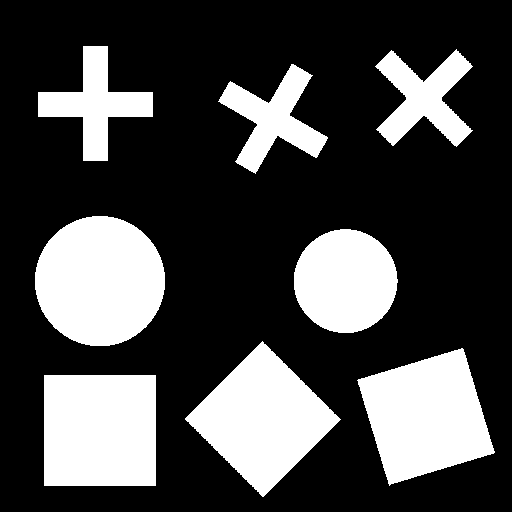
%> input picture lab10/shapes.png, 512 x 512 px
$ octave zad3.m   (GNU Octave 9; MATLAB toolbox functions it lacks are replaced by stand-ins)
%> lines starting %> are read from the running program, lines starting %| are printed output that depends on the picture; in (x1, y1, x2, y2) boxes, pixels count from 0 and x2, y2 are one past the last pixel; in counts of white or black regions, pixels touching at a corner belong together; the program's own positions count from 1
### lab10/obliczWspolczynniki.m
%% Tomasz Kryjak
% Laboratorium Biocybernetyki
% Obliczanie wspolczynnikow ksztaltu - dla obrazu poindeksowanego

% Wejscie
% - obraz - poindeksowany obraz
% Wyjscie
% - wspolczyniki - dla kazdego obiektu  seria wspolczynnikow - kolejne
% kolumny : - Compacntess, Rmin/Rmax/ Blair-Bliss, Haralick, M7


function [ wspolczynniki ] = obliczWspolczynniki( obraz )

    %% Ile obiektow na obrazie ...
    % Zalozenie o dobrej indeksacji
    ileObiektow = max(obraz(:));

    % Wyznacznie parametrow z obiektu
    res = regionprops(obraz,'Area','BoundingBox','Image');

    % Macierz na wspolczynniki
    wspolczynniki = zeros(ileObiektow,5);

    % Kontenery na wspolczynniki
    Compactness = zeros(ileObiektow,1);
    rMinrMax = zeros(ileObiektow,1);
    BlairBliss = zeros(ileObiektow,1);
    Haralick = zeros(ileObiektow,1);
    M7 = zeros(ileObiektow,1);


    for i=1:ileObiektow
        %% Wyznaczanie wspolczynnika compactness
        S = res(i).Area;
        bb = res(i).BoundingBox;

        Compactness(i) = S / ((bb(3)*bb(4)));

        %% Wyznaczanie wspolczynnika rmin / rmax


        obiekt = res(i).Image;
        srodekCiezkosci = regionprops(obiekt,'Centroid');
        srodekCiezkosci=srodekCiezkosci.Centroid;

        kontur = bwperim(obiekt,8);

        ilePikseliNaKonturze = sum(kontur(:));

        odlOdSrodkaCiezkosci = zeros(ilePikseliNaKonturze,1);

        % Licznik po pikseleach konturu (odresowanie tablicy odleglosci)
        liczKontur=1;

        %% Do BB
        sumaOdlegosciOdSrCiezkosci = 0;
        mianownikaHaralicka = 0;
        [X Y] = size(kontur);

        %% Do M7
        m00 = S;
        M02 = 0;
        M20 = 0;
        M11 = 0;

        %% Iteracja po obrazku
        for xx=1:X
            for yy=1:Y

                %% Dotyczy Rmin/Rmax
                if (kontur(xx,yy) == 1 )
                   odlOdSrodkaCiezkosci(liczKontur) =  sqrt( (xx-srodekCiezkosci(1)) ^2 + (yy-srodekCiezkosci(2)) ^2 );
                   % Haralick
                   mianownikaHaralicka = mianownikaHaralicka + odlOdSrodkaCiezkosci(liczKontur)^2;
                   liczKontur = liczKontur +1;
                end


                %% Dotyczy Blaira-Bilissa
                if (obiekt(xx,yy) == 1 )
                    sumaOdlegosciOdSrCiezkosci = sumaOdlegosciOdSrCiezkosci + sqrt( (xx-srodekCiezkosci(1)) ^2 + (yy-srodekCiezkosci(2)) ^2 );

                end

                %% Dotyczy M7

                % M02 M20 i M11
                if (obiekt(xx,yy) == 1 )
                   M02 = M02 + (yy - srodekCiezkosci(2))^2;
                   M20 = M20 + (xx - srodekCiezkosci(1))^2;
                   M11 = M11 + (xx - srodekCiezkosci(1))*(yy - srodekCiezkosci(2));

                end


            end
        end

        Rmin = min(odlOdSrodkaCiezkosci);
        Rmax = max(odlOdSrodkaCiezkosci);

        rMinrMax(i) = sqrt(Rmin/Rmax);

        %% Blair - Bliss

        BlairBliss(i) = S / sqrt(2*pi*sumaOdlegosciOdSrCiezkosci);

        %% Haralick

        % Licznik
        licznikH = sum(odlOdSrodkaCiezkosci)^2;
        % Mianownik
        mianownikH = ilePikseliNaKonturze * mianownikaHaralicka -1;

        Haralick(i) = sqrt(licznikH/mianownikH);

        %% M7
        % Normalizacja
        N02 = M02 / m00^2;
        N20 = M20 / m00^2;
        N11 = M11 / m00^2;

        M7(i) = N20*N02 - N11^2;

        % Przypisanie wspolczynnikow...
        wspolczynniki(i,1) = Compactness(i);
        wspolczynniki(i,2) = rMinrMax(i);
        wspolczynniki(i,3) = BlairBliss(i);
        wspolczynniki(i,4) = Haralick(i);
        wspolczynniki(i,5) = M7(i);

    end


end

### lab10/zad3.m
close all;
clearvars;
clc;

image = imread('shapes.png');
%> image: size 512x512 logical; 28% white; 8 white regions, largest, box (x1, y1, x2, y2) and area: (35, 216, 165, 346) 13293, (44, 375, 156, 486) 12432, (185, 341, 341, 497) 12212

labeled = bwlabel(image,8);
%> labeled: size 512x512 double; 9 distinct labels, from 0 to 8

figure;
imshow(labeled)
r = regionprops(labeled, 'Centroid');
%> r = 8 regions; Centroid: [100.5 281.6], [96 104.4], [100.5 431], [263.3 419.7], [274.1 119.6], [346.1 281.7], [426.5 417], [424.8 98.7]
for i=1:length(r)
    text(r(i).Centroid(1),r(i).Centroid(2),['\color{magenta}',num2str(i)]);
end
%> this loop made 8 passes
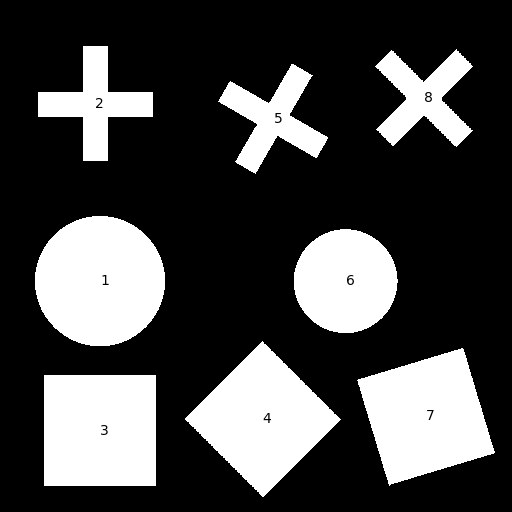
%> figure redrawn from the program's plot data
wspolczynniki = obliczWspolczynniki(labeled);
%> in obliczWspolczynniki, `ileObiektow = max(obraz(:));`: ileObiektow = 8
%> in obliczWspolczynniki, `res = regionprops(obraz,'Area','BoundingBox','Image');`: res = 8 regions; box (x1, y1, x2, y2) and Area: (35, 216, 165, 346) 13293, (44, 375, 156, 486) 12432, (185, 341, 341, 497) 12212, (357, 348, 495, 486) 12194, (294, 229, 398, 333) 8447, (38, 46, 153, 161) 5125, (218, 64, 328, 174) 4857, (375, 49, 473, 147) 4840
%> the loop in obliczWspolczynniki, `for i=1:ileObiektow` made 8 passes
%> (S, bb, srodekCiezkosci, ilePikseliNaKonturze, X, Y, m00, Rmin) on passes 2 to 8: (5125, [38.5 46.5 115 115], [58 58.44], 456, 115, 115, 5125, 15.96), (12432, [44.5 375.5 112 111], [56.5 56], 442, 111, 112, 12432, 54.5), (12212, [185.5 341.5 156 156], [78.29 78.71], 618, 156, 156, 12212, 52.75), (4857, [218.5 64.5 110 110], [56.07 55.61], 609, 110, 110, 4857, 16.09), (8447, [294.5 229.5 104 104], [52.1 52.66], 412, 104, 104, 8447, 49.66), (12194, [357.5 348.5 138 138], [69.53 68.98], 546, 138, 138, 12194, 53.58), (4840, [375.5 49.5 98 98], [49.84 49.66], 627, 98, 98, 4840, 15.84)
%> (S, bb, srodekCiezkosci, ilePikseliNaKonturze, X, Y, m00, Rmin) on pass 1: (13293, [35.5 216.5 130 130], [65.48 65.62], 516, 130, 130, 13293, 63.4)
%> pass 1, in obliczWspolczynniki, `obiekt = res(i).Image;`:
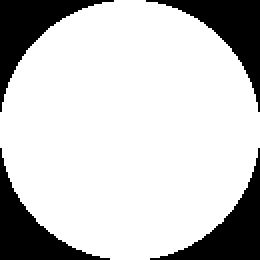
%> obiekt: size 130x130 logical (shown 2 times larger); 78.7% white; 4 black regions, box (x1, y1, x2, y2) and area: (73, 0, 130, 56) 910, (0, 0, 57, 56) 908, (75, 74, 130, 130) 896, (0, 74, 55, 130) 893
%> after the loop in obliczWspolczynniki, `for i=1:ileObiektow`: BlairBliss = [6.98; 5; 6.81; 6.78; 4.9; 6.24; 6.78; 4.89]; Compactness = [0.787; 0.388; 1; 0.502; 0.401; 0.781; 0.64; 0.504]; Haralick = [1; 0.949; 0.994; 0.994; 0.948; 1; 0.994; 0.948]; M7 = [0.00633; 0.0157; 0.00695; 0.00695; 0.0165; 0.00634; 0.00695; 0.0166]; odlOdSrodkaCiezkosci = 627 values, max 58.58 at index 1, min 15.84 at index 257, mean 40.32; rMinrMax = [0.986; 0.521; 0.831; 0.824; 0.522; 0.972; 0.829; 0.52]; wspolczynniki = [0.787 0.986 6.98 1 0.00633; 0.388 0.521 5 0.949 0.0157; 1 0.831 6.81 0.994 0.00695; 0.502 0.824 6.78 0.994 0.00695; 0.401 0.522 4.9 0.948 0.0165; 0.781 0.972 6.24 1 0.00634; 0.64 0.829 6.78 0.994 0.00695; 0.504 0.52 4.89 0.948 0.0166]

%%
[Y,X] = size(labeled);
%> Y = 512; X = 512

for I = 1:Y
    for J = 1:X
        piksel = labeled(I,J);
        if piksel ~= 0 && ~(wspolczynniki(piksel,3) > 4 && wspolczynniki(piksel,3) < 5)
            labeled(I,J) = 0;
        end
    end
end
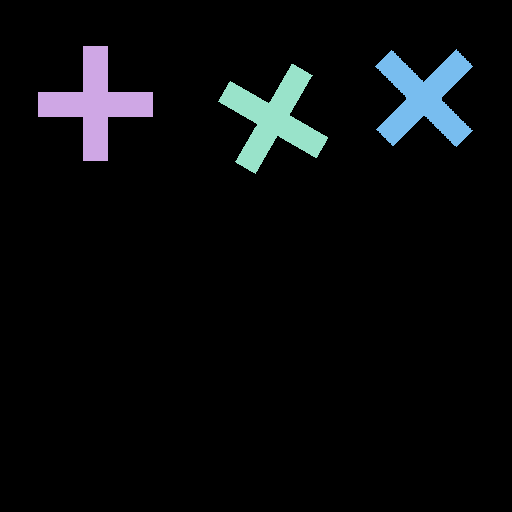
%> labeled: size 512x512 double; 4 distinct labels, from 0 to 8; one colour per label, 0 black

figure();
subplot(1,2,1); imshow(image,[]);
subplot(1,2,2); imshow(labeled,[]);

%%
close all;
clearvars;
clc;

image = imread('shapesReal.png');
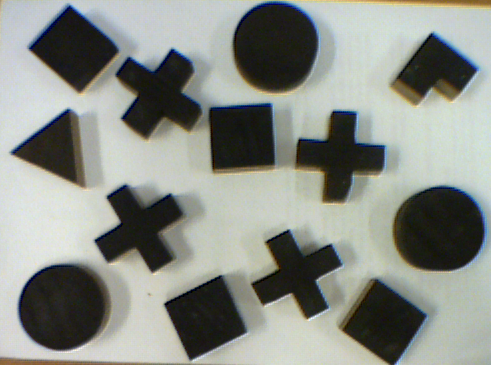
%> input picture lab10/shapesReal.png, 491 x 365 px
%> image is the input picture: size 365x491x3 uint8; mean R, G, B 137.6, 141.5, 134.6

figure;
imshow(image);

image2 = im2bw(image,0.3);
%> image2: size 365x491 logical; 69.2% white; 14 black regions (1 under 20 px), largest, box (x1, y1, x2, y2) and area: (394, 186, 484, 271) 6068, (233, 2, 318, 91) 5890, (19, 265, 107, 350) 5884

figure;
imshow(image2);

IC = imcomplement(image2);
figure;
imshow(IC)

e = strel('diamond',6);
Ierode = imerode(IC,e);
%> Ierode: size 365x491 logical; 20.9% white; 13 white regions, largest, box (x1, y1, x2, y2) and area: (400, 192, 478, 265) 4632, (25, 271, 101, 344) 4482, (239, 8, 312, 85) 4479

figure;
imshow(Ierode);

labeled = bwlabel(Ierode,4);
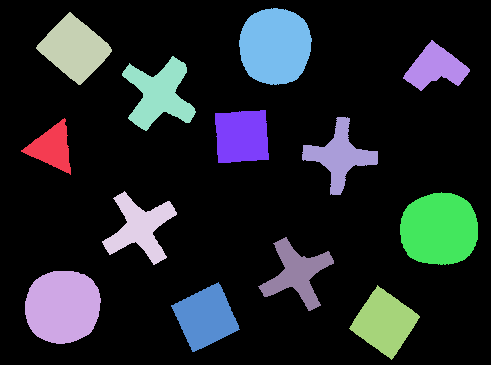
%> labeled: size 365x491 double; 14 distinct labels, from 0 to 13; one colour per label, 0 black

figure;
imshow(labeled);

r = regionprops(labeled, 'Centroid');
%> r = 13 regions; first 5, Centroid: [52.7 148.2], [63.3 307.3], [75.1 49.3], [140.7 228.4], [159.9 94.8]
for i=1:length(r)
    text(r(i).Centroid(1),r(i).Centroid(2),['\color{magenta}',num2str(i)]);
end
%> this loop made 13 passes
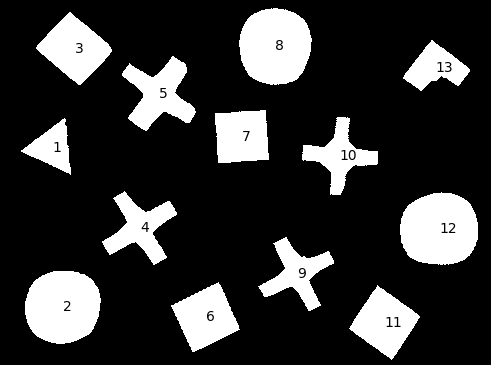
%> figure redrawn from the program's plot data
wspolczynniki = obliczWspolczynniki(labeled);
%> in obliczWspolczynniki (call 2), `res = regionprops(obraz,'Area','BoundingBox','Image');`: res = 13 regions; largest, box (x1, y1, x2, y2) and Area: (400, 192, 478, 265) 4632, (25, 271, 101, 344) 4482, (239, 8, 312, 85) 4479, (36, 12, 112, 85) 2974, (122, 56, 196, 131) 2831
%> the loop in obliczWspolczynniki (call 2), `for i=1:ileObiektow` made 13 passes
%> (S, bb, srodekCiezkosci, ilePikseliNaKonturze, X, Y, m00, Rmin) on passes 1 to 10: (1381, [21.5 118.5 50 57], [31.69 30.25], 212, 57, 50, 1381, 13.38), (4482, [25.5 271.5 76 73], [38.26 36.28], 294, 73, 76, 4482, 33.94), (2974, [36.5 12.5 76 73], [39.14 37.3], 294, 73, 76, 2974, 21.35), (2400, [102.5 191.5 75 74], [38.65 37.45], 396, 74, 75, 2400, 12.59), (2831, [122.5 56.5 74 75], [37.87 38.78], 397, 75, 74, 2831, 14.22), (2769, [171.5 282.5 69 70], [35.27 35.87], 272, 70, 69, 2769, 24.36), (2541, [215.5 110.5 54 53], [27.41 27.08], 213, 53, 54, 2541, 23.59), (4479, [239.5 8.5 73 77], [36.73 38.77], 301, 77, 73, 4479, 33.03), (2209, [258.5 237.5 76 74], [39.46 37.15], 378, 74, 76, 2209, 10.61), (2215, [302.5 117.5 76 78], [38.24 39.49], 333, 78, 76, 2215, 13.98)
%> after the loop in obliczWspolczynniki (call 2), `for i=1:ileObiektow`: BlairBliss = [3.81; 5.31; 4.74; 4.18; 4.45; 4.68; 4.58; 5.31; 4.06; 4.12; 4.68; 5.35; 3.9]; Compactness = [0.485; 0.808; 0.536; 0.432; 0.51; 0.573; 0.888; 0.797; 0.393; 0.374; 0.526; 0.813; 0.516]; Haralick = [0.973; 0.998; 0.992; 0.957; 0.965; 0.994; 0.994; 0.998; 0.953; 0.959; 0.992; 0.998; 0.955]; M7 = [0.00969; 0.00648; 0.00706; 0.0145; 0.0119; 0.00695; 0.00697; 0.0065; 0.0157; 0.014; 0.00713; 0.00651; 0.0112]; odlOdSrodkaCiezkosci = 252 values, max 38.96 at index 119, min 7.79 at index 180, mean 24.13; rMinrMax = [0.631; 0.893; 0.743; 0.552; 0.576; 0.807; 0.814; 0.888; 0.502; 0.583; 0.752; 0.867; 0.447]; wspolczynniki = 13 rows, first 8: [0.485 0.631 3.81 0.973 0.00969; 0.808 0.893 5.31 0.998 0.00648; 0.536 0.743 4.74 0.992 0.00706; 0.432 0.552 4.18 0.957 0.0145; 0.51 0.576 4.45 0.965 0.0119; 0.573 0.807 4.68 0.994 0.00695; 0.888 0.814 4.58 0.994 0.00697; 0.797 0.888 5.31 0.998 0.0065]

%%
[Y,X] = size(labeled);
%> Y = 365; X = 491


for J = 1:Y
    for I = 1:X
        piksel = labeled(J,I);
        if piksel ~= 0 && ~(wspolczynniki(piksel,2) > 0.70 && wspolczynniki(piksel,2) < 0.82)
            labeled(J,I) = 0;
        end
    end
end
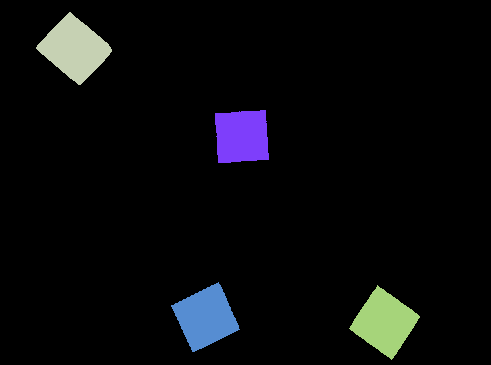
%> labeled: size 365x491 double; 5 distinct labels, from 0 to 11; one colour per label, 0 black

figure;
subplot(1,2,1); imshow(image,[]);
subplot(1,2,2); imshow(labeled,[]);
